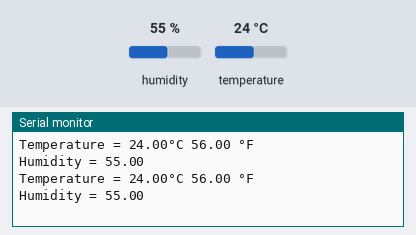
Recording of a sketch running on a simulated Arduino Uno, built with avr-gcc and run on an emulated ATmega328P. Shown: the last lines printed to the serial monitor. The inputs (shaded band) are chosen by the test bench; at power-on: humidity 55 %, temperature 24 °C.

Above: at 2.8 s.
2.9 s: humidity set to 22 %
At 4.8 s:
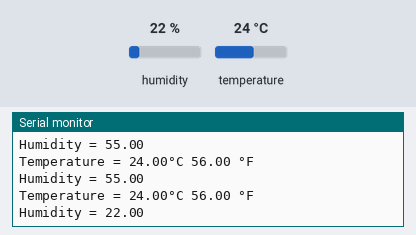
5.6 s: temperature set to 12 °C
At 6.6 s:
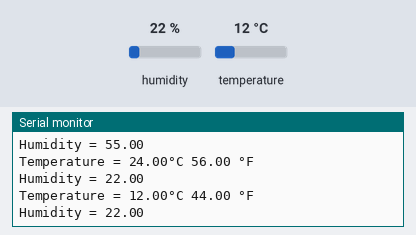
8.3 s: humidity set to 40 %
At 11.3 s:
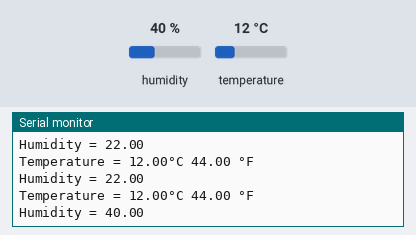
Timing chart, 0 to 12.8 s (numbered marks = the images above; inputs shaded):
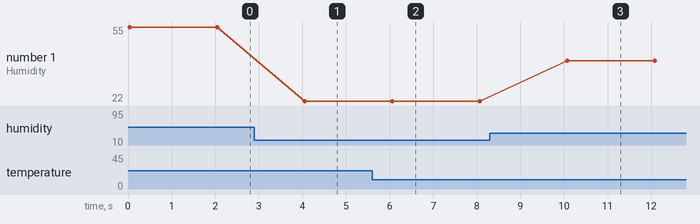

The sketch:

sketch_jul02a.ino
```cpp
//This code is to use with DHT22 module to measure temperature and humidiy and print the result on Arduino monitor
//It reads the value given by the sensor and print them on monitor, for the temperature it shows both in Celsius and Farnheit
//Refer to https://surtrtech.com/ for more information
#include <Wire.h>

#include <dht.h> //DHT library works for both 11 and 22

dht DHT; //Declaring the DHT

#define DHT22_PIN 11 //DHT data pin here I used D7 you can change it

void setup(){
  Serial.begin(9600); //Serial baude rate

}

void loop()
{


  int chk = DHT.read22(DHT22_PIN); //Reading data from the sensor
  float t= DHT.temperature*(9/5) + 32;//Converting the Celsius to Farenheit
  Serial.print("Temperature = ");
  Serial.print(DHT.temperature);//Showing the temperature in Celsius
  Serial.print("°C ");
  Serial.print(t);//Showing the temperature in Farenheit
  Serial.println(" °F");
  Serial.print("Humidity = ");
  Serial.println(DHT.humidity);//Showing the humidity
  delay(2000);//Repeating every 2s make sure the reading is done every 2s or more as the sampling rate of the DHT22 is 0.5Hz
}
```

Measured:
- after the input at 2.9 s, the serial monitor: prints a new line after 1.2 s (image 1)
- after the input at 5.6 s, the serial monitor: prints a new line after 0.43 s (image 2)
- after the input at 8.3 s, the serial monitor: prints a new line after 1.8 s (image 3)
- plotted number 1: 55 → 22 after the input at 2.9 s, 22 → 40 after the input at 8.3 s
